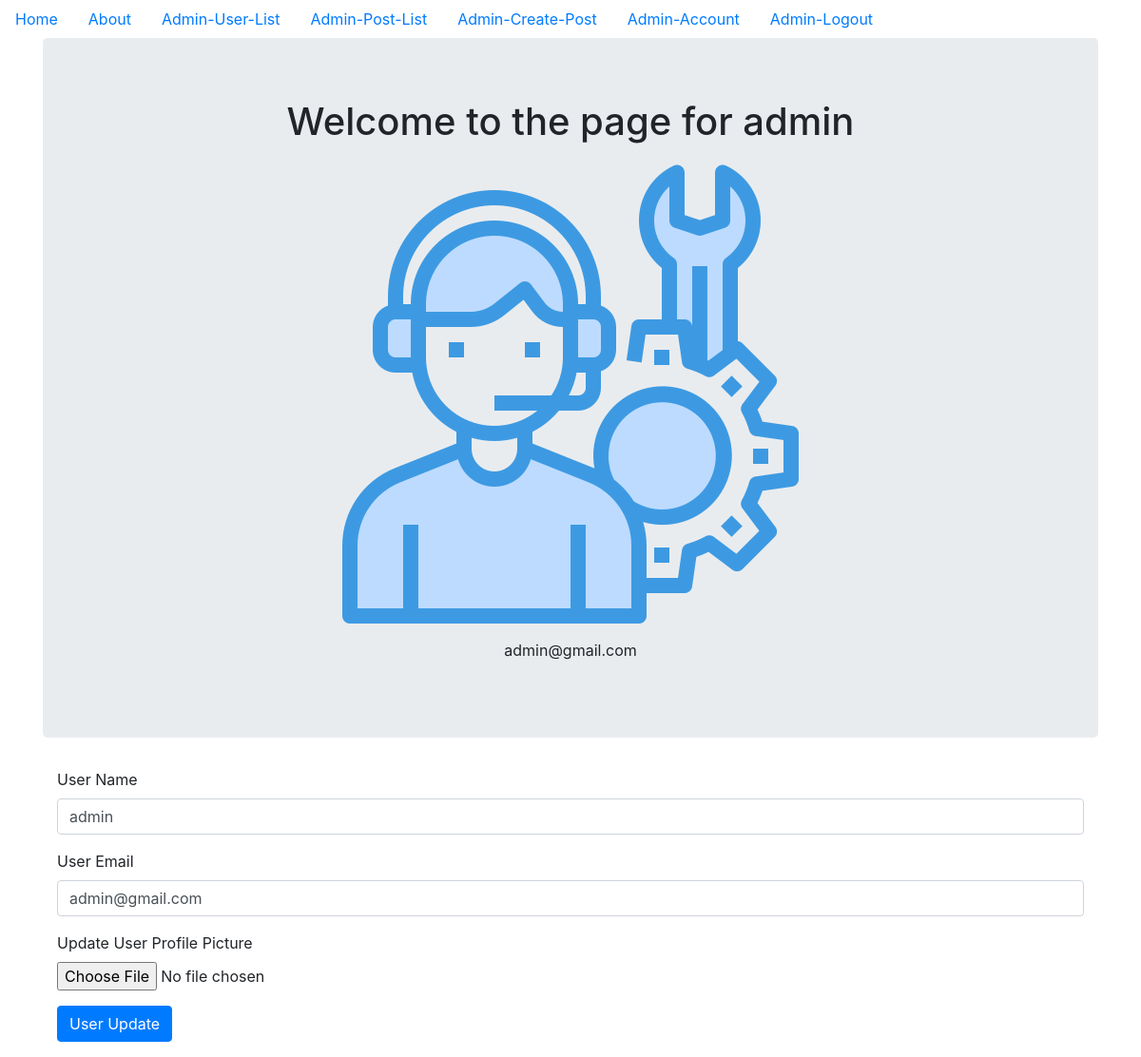
The app's page /user_account (signed in) with its own data.
### models.py (models this page shows, shortened)
class Admin(db.Model, UserMixin):
    __tablename__ = 'admin_table'
    id = db.Column(db.Integer, primary_key = True)
    profile_image = db.Column(db.String(20), nullable=False, default='admin_default_profile.jpg')
    email = db.Column(db.String(64), unique=True, index=True)
    username = db.Column(db.String(64), unique=True, index=True)
    password_hash = db.Column(db.String(128))
    posts = db.relationship('AdminBlogPost', backref='admin_author', lazy=True)
    clients = db.relationship('User',backref='admin_clients',lazy='dynamic')

### user_site/user_authentication/views.py (the view)
@user_authentication_bp.route("/user_account", methods=['GET', 'POST'])
@login_required
def user_account():
    form = User_UpdateForm()
    if form.validate_on_submit():
        if form.picture.data:
            username = current_user.username
            pic = add_profile_pic(form.picture.data,username)
            current_user.profile_image = pic
        current_user.username = form.username.data
        current_user.email = form.email.data
        db.session.commit()
        flash('User Account Updated')
        return redirect(url_for('user_authentication_bp.user_account'))
    elif request.method == 'GET':
        form.username.data = current_user.username
        form.email.data = current_user.email
    profile_image = url_for('static', filename='profile_pics/' + current_user.profile_image)
    return render_template('user_account.html', profile_image=profile_image, form=form)

### user_site/user_authentication/forms.py (shortened to what this page needs)
class User_UpdateForm(FlaskForm):
    email = StringField('User Email', validators=[DataRequired(),Email()])
    username = StringField('User Name', validators=[DataRequired()])
    picture = FileField('Update User Profile Picture', validators=[FileAllowed(['jpg', 'png'])])
    submit = SubmitField('User Update')

### models.py (called while the page is built)
@login_manager.user_loader
def load_user(user_id):
    user = User.query.get(user_id)
    if user:
        return user
    admin = Admin.query.get(user_id)
    if admin:
        return admin
    return None

### user_site/templates/user_account.html (shortened to what this page needs)
{% extends "base.html" %}
{% block content %}
<div class="jumbotron">
  <div align='center'>
    <h1 >Welcome to the page for {{current_user.username}}</h1>
    <img align='center' src="{{ url_for('static', filename='profile_pics/' + current_user.profile_image) }}">
    <p>{{ current_user.email }}</p>
  </div>
</div>
<div class="container">
  <form class="form-group" method="POST" action = "" enctype="multipart/form-data">
    <div class="form-group">
      {{ form.username.label(class="form-control-label") }}
      {{form.username(class='form-control form-control-label')  }}
    </div>
    <div class="form-group">
      {{ form.email.label(class="form-control-label") }}
      {{form.email(class='form-control form-control-label')  }}
    </div>
    <div class="form-group">
      {{ form.picture.label(class="form-control-label") }}
      {{ form.picture(class="form-control-file") }}
    </div>
    <div class="form-group">
        {{ form.submit(class="btn btn-primary") }}
    </div>
  </form>
</div>
{% endblock content %}

### records on screen
Admin: username "admin", profile_image (placeholder picture), email "admin@gmail.com"
